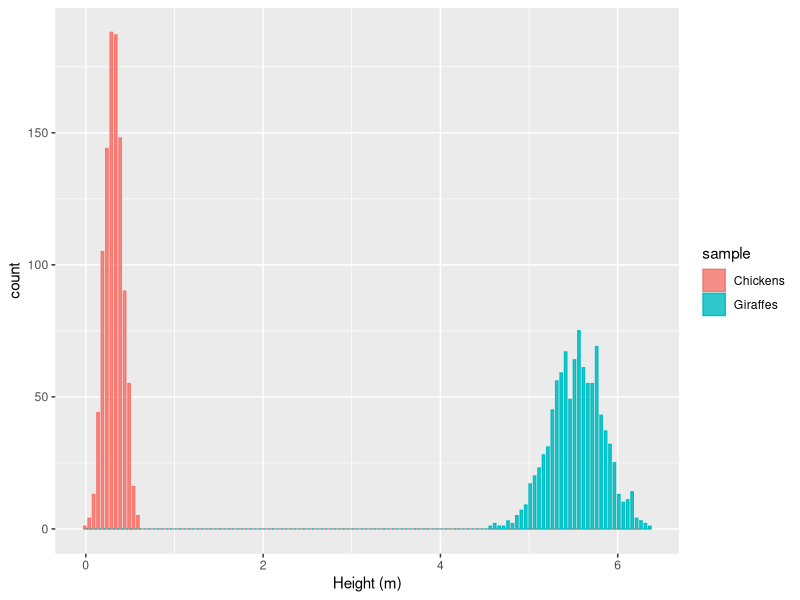
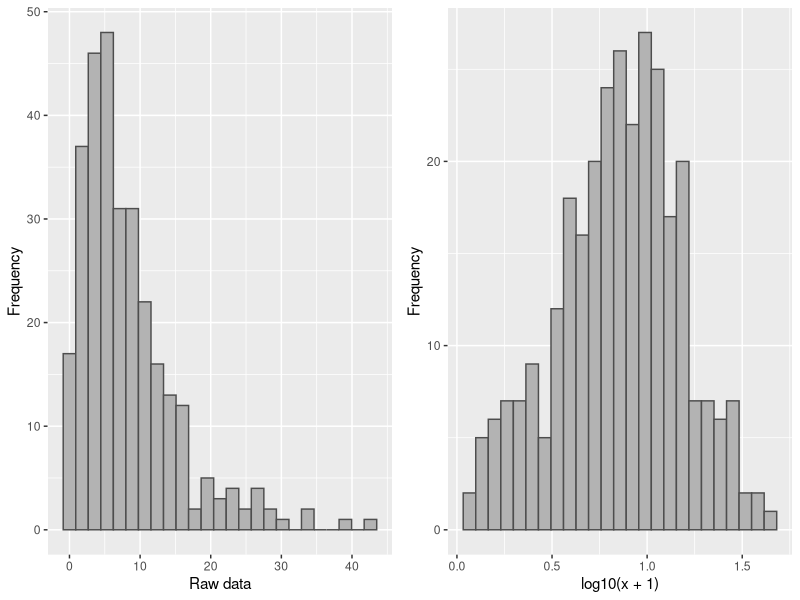

Write R code to recreate these figures, in order.
## ---- chunk 1
#| echo: false

knitr::opts_chunk$set(
  comment = "R>",
  warning = FALSE,
  message = FALSE,
  fig.asp = NULL,
  fig.align = "center",
  fig.retina = 2,
  dpi = 300
)

ggplot2::theme_set(
  ggplot2::theme_grey(base_size = 8)
)
## ---- chunk 2
#| echo: false

library(tidyverse)
library(car)
library(ggpubr)
## ---- chunk 3
#| fig-cap: "Histograms showing two randomly generated normal distributions."

set.seed(666)
r_dat <- data.frame(
  dat = c(
    rnorm(n = 1000, mean = 5.53, sd = 0.3),
    rnorm(n = 1000, mean = 0.325, sd = 0.1)
  ),
  sample = c(rep("Giraffes", 1000), rep("Chickens", 1000))
)

ggplot(data = r_dat, aes(x = dat, fill = sample)) +
  geom_histogram(
    position = "dodge",
    binwidth = 0.05,
    alpha = 0.8,
    aes(colour = sample, fill = sample)
  ) +
  labs(x = "Height (m)") +
  theme_grey()
## ---- chunk 4
shapiro.test(r_dat$dat)
## ---- chunk 5
r_dat |>
  group_by(sample) |>
  summarise(norm_dat = as.numeric(shapiro.test(dat)[2]))
## ---- chunk 6
r_dat |>
  group_by(sample) |>
  summarise(sample_var = var(dat))
## ---- chunk 7
car::leveneTest(dat ~ sample, data = r_dat)
## ---- chunk 8
#| fig-cap: "A simulated example showing how a log transformation can reduce right-skewness."

set.seed(123)
skew_dat <- tibble(
  raw = rgamma(300, shape = 1.5, scale = 6),
  log10_dat = log10(raw + 1)
)

ggarrange(
  ggplot(skew_dat, aes(raw)) +
    geom_histogram(bins = 25, fill = "grey70", colour = "grey30") +
    labs(x = "Raw data", y = "Frequency") +
    theme_grey(),
  ggplot(skew_dat, aes(log10_dat)) +
    geom_histogram(bins = 25, fill = "grey70", colour = "grey30") +
    labs(x = "log10(x + 1)", y = "Frequency") +
    theme_grey(),
  ncol = 2
)
